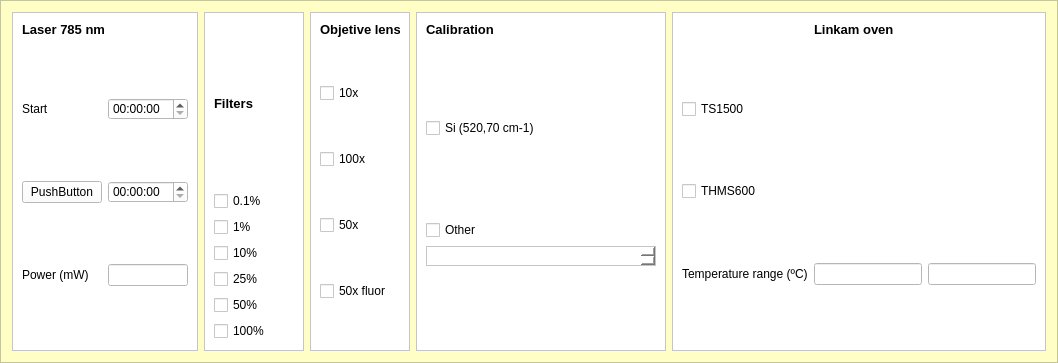
        <widget class="QFrame" name="frame_5">
         <property name="minimumSize">
          <size>
           <width>1000</width>
           <height>180</height>
          </size>
         </property>
         <property name="maximumSize">
          <size>
           <width>16777215</width>
           <height>16777215</height>
          </size>
         </property>
         <property name="styleSheet">
          <string notr="true">background-color: rgb(255, 255, 197);</string>
         </property>
         <property name="frameShape">
          <enum>QFrame::StyledPanel</enum>
         </property>
         <property name="frameShadow">
          <enum>QFrame::Raised</enum>
         </property>
         <layout class="QHBoxLayout" name="horizontalLayout_3">
          <item>
           <widget class="QFrame" name="frame_16">
            <property name="maximumSize">
             <size>
              <width>200</width>
              <height>16777215</height>
             </size>
            </property>
            <property name="styleSheet">
             <string notr="true">background-color: rgb(255, 255, 255);</string>
            </property>
            <property name="frameShape">
             <enum>QFrame::StyledPanel</enum>
            </property>
            <property name="frameShadow">
             <enum>QFrame::Raised</enum>
            </property>
            <layout class="QGridLayout" name="gridLayout_6">
             <item row="3" column="0">
              <spacer name="verticalSpacer_19">
               <property name="orientation">
                <enum>Qt::Vertical</enum>
               </property>
               <property name="sizeHint" stdset="0">
                <size>
                 <width>20</width>
                 <height>40</height>
                </size>
               </property>
              </spacer>
             </item>
             <item row="6" column="0">
              <spacer name="verticalSpacer_15">
               <property name="orientation">
                <enum>Qt::Vertical</enum>
               </property>
               <property name="sizeHint" stdset="0">
                <size>
                 <width>20</width>
                 <height>40</height>
                </size>
               </property>
              </spacer>
             </item>
             <item row="4" column="1">
              <widget class="QTimeEdit" name="laser_stop_timeEdit"/>
             </item>
             <item row="0" column="0" colspan="2">
              <widget class="QLabel" name="label_6">
               <property name="enabled">
                <bool>true</bool>
               </property>
               <property name="maximumSize">
                <size>
                 <width>16777215</width>
                 <height>15</height>
                </size>
               </property>
               <property name="font">
                <font>
                 <pointsize>10</pointsize>
                 <weight>75</weight>
                 <bold>true</bold>
                </font>
               </property>
               <property name="text">
                <string>Laser 785 nm</string>
               </property>
              </widget>
             </item>
             <item row="7" column="0">
              <widget class="QLabel" name="label_9">
               <property name="minimumSize">
                <size>
                 <width>0</width>
                 <height>20</height>
                </size>
               </property>
               <property name="maximumSize">
                <size>
                 <width>16777215</width>
                 <height>20</height>
                </size>
               </property>
               <property name="text">
                <string>Power (mW)</string>
               </property>
              </widget>
             </item>
             <item row="2" column="0">
              <widget class="QLabel" name="label_10">
               <property name="text">
                <string>Start</string>
               </property>
              </widget>
             </item>
             <item row="8" column="0">
              <spacer name="verticalSpacer_14">
               <property name="orientation">
                <enum>Qt::Vertical</enum>
               </property>
               <property name="sizeHint" stdset="0">
                <size>
                 <width>20</width>
                 <height>40</height>
                </size>
               </property>
              </spacer>
             </item>
             <item row="7" column="1">
              <widget class="QLineEdit" name="laser_power_lineEdit">
               <property name="maximumSize">
                <size>
                 <width>80</width>
                 <height>16777215</height>
                </size>
               </property>
              </widget>
             </item>
             <item row="2" column="1">
              <widget class="QTimeEdit" name="laser_start_timeEdit"/>
             </item>
             <item row="1" column="0">
              <spacer name="verticalSpacer_5">
               <property name="orientation">
                <enum>Qt::Vertical</enum>
               </property>
               <property name="sizeHint" stdset="0">
                <size>
                 <width>20</width>
                 <height>40</height>
                </size>
               </property>
              </spacer>
             </item>
             <item row="4" column="0">
              <widget class="QPushButton" name="pushButton_4">
               <property name="text">
                <string>PushButton</string>
               </property>
              </widget>
             </item>
            </layout>
           </widget>
          </item>
          <item>
           <widget class="QFrame" name="frame">
            <property name="minimumSize">
             <size>
              <width>100</width>
              <height>0</height>
             </size>
            </property>
            <property name="maximumSize">
             <size>
              <width>16777215</width>
              <height>16777215</height>
             </size>
            </property>
            <property name="styleSheet">
             <string notr="true">background-color: rgb(255, 255, 255);</string>
            </property>
            <property name="frameShape">
             <enum>QFrame::StyledPanel</enum>
            </property>
            <property name="frameShadow">
             <enum>QFrame::Raised</enum>
            </property>
            <layout class="QVBoxLayout" name="verticalLayout_3">
             <item>
              <widget class="QLabel" name="label_7">
               <property name="font">
                <font>
                 <pointsize>10</pointsize>
                 <weight>75</weight>
                 <bold>true</bold>
                </font>
               </property>
               <property name="text">
                <string>Filters</string>
               </property>
              </widget>
             </item>
             <item>
              <widget class="QCheckBox" name="filtro01_checkBox">
               <property name="text">
                <string>0.1%</string>
               </property>
              </widget>
             </item>
             <item>
              <widget class="QCheckBox" name="filtro1_checkBox">
               <property name="text">
                <string>1%</string>
               </property>
              </widget>
             </item>
             <item>
              <widget class="QCheckBox" name="filtro10_checkBox">
               <property name="text">
                <string>10%</string>
               </property>
              </widget>
             </item>
             <item>
              <widget class="QCheckBox" name="filtro25_checkBox">
               <property name="text">
                <string>25%</string>
               </property>
              </widget>
             </item>
             <item>
              <widget class="QCheckBox" name="filtro50_checkBox">
               <property name="text">
                <string>50%</string>
               </property>
              </widget>
             </item>
             <item>
              <widget class="QCheckBox" name="filtro100_checkBox">
               <property name="text">
                <string>100%</string>
               </property>
              </widget>
             </item>
            </layout>
           </widget>
          </item>
          <item>
           <widget class="QFrame" name="frame_17">
            <property name="maximumSize">
             <size>
              <width>100</width>
              <height>16777215</height>
             </size>
            </property>
            <property name="styleSheet">
             <string notr="true">background-color: rgb(255, 255, 255);</string>
            </property>
            <property name="frameShape">
             <enum>QFrame::StyledPanel</enum>
            </property>
            <property name="frameShadow">
             <enum>QFrame::Raised</enum>
            </property>
            <layout class="QGridLayout" name="gridLayout_7">
             <item row="1" column="0">
              <spacer name="verticalSpacer_9">
               <property name="orientation">
                <enum>Qt::Vertical</enum>
               </property>
               <property name="sizeHint" stdset="0">
                <size>
                 <width>20</width>
                 <height>40</height>
                </size>
               </property>
              </spacer>
             </item>
             <item row="6" column="0">
              <widget class="QCheckBox" name="objetiva50x_checkBox">
               <property name="text">
                <string>50x</string>
               </property>
              </widget>
             </item>
             <item row="8" column="0">
              <widget class="QCheckBox" name="objetiva50xfluor_checkBox">
               <property name="text">
                <string>50x fluor</string>
               </property>
              </widget>
             </item>
             <item row="0" column="0">
              <widget class="QLabel" name="label_8">
               <property name="font">
                <font>
                 <pointsize>10</pointsize>
                 <weight>75</weight>
                 <bold>true</bold>
                </font>
               </property>
               <property name="text">
                <string>Objetive lens</string>
               </property>
              </widget>
             </item>
             <item row="4" column="0">
              <widget class="QCheckBox" name="objetiva100x_checkBox">
               <property name="text">
                <string>100x</string>
               </property>
              </widget>
             </item>
             <item row="9" column="0">
              <spacer name="verticalSpacer_13">
               <property name="orientation">
                <enum>Qt::Vertical</enum>
               </property>
               <property name="sizeHint" stdset="0">
                <size>
                 <width>20</width>
                 <height>40</height>
                </size>
               </property>
              </spacer>
             </item>
             <item row="2" column="0">
              <widget class="QCheckBox" name="objetiva10x_checkBox">
               <property name="text">
                <string>10x</string>
               </property>
              </widget>
             </item>
             <item row="5" column="0">
              <spacer name="verticalSpacer_24">
               <property name="orientation">
                <enum>Qt::Vertical</enum>
               </property>
               <property name="sizeHint" stdset="0">
                <size>
                 <width>20</width>
                 <height>40</height>
                </size>
               </property>
              </spacer>
             </item>
             <item row="3" column="0">
              <spacer name="verticalSpacer_23">
               <property name="orientation">
                <enum>Qt::Vertical</enum>
               </property>
               <property name="sizeHint" stdset="0">
                <size>
                 <width>20</width>
                 <height>40</height>
                </size>
               </property>
              </spacer>
             </item>
             <item row="7" column="0">
              <spacer name="verticalSpacer_25">
               <property name="orientation">
                <enum>Qt::Vertical</enum>
               </property>
               <property name="sizeHint" stdset="0">
                <size>
                 <width>20</width>
                 <height>40</height>
                </size>
               </property>
              </spacer>
             </item>
            </layout>
           </widget>
          </item>
          <item>
           <widget class="QFrame" name="frame_9">
            <property name="maximumSize">
             <size>
              <width>250</width>
              <height>16777215</height>
             </size>
            </property>
            <property name="styleSheet">
             <string notr="true">background-color: rgb(255, 255, 255);</string>
            </property>
            <property name="frameShape">
             <enum>QFrame::StyledPanel</enum>
            </property>
            <property name="frameShadow">
             <enum>QFrame::Raised</enum>
            </property>
            <layout class="QVBoxLayout" name="verticalLayout_2">
             <item>
              <widget class="QLabel" name="label_14">
               <property name="font">
                <font>
                 <pointsize>10</pointsize>
                 <weight>75</weight>
                 <bold>true</bold>
                </font>
               </property>
               <property name="text">
                <string>Calibration</string>
               </property>
              </widget>
             </item>
             <item>
              <spacer name="verticalSpacer_7">
               <property name="orientation">
                <enum>Qt::Vertical</enum>
               </property>
               <property name="sizeHint" stdset="0">
                <size>
                 <width>20</width>
                 <height>40</height>
                </size>
               </property>
              </spacer>
             </item>
             <item>
              <widget class="QCheckBox" name="cal_si_checkBox">
               <property name="text">
                <string>Si (520,70 cm-1)</string>
               </property>
              </widget>
             </item>
             <item>
              <spacer name="verticalSpacer_26">
               <property name="orientation">
                <enum>Qt::Vertical</enum>
               </property>
               <property name="sizeHint" stdset="0">
                <size>
                 <width>20</width>
                 <height>40</height>
                </size>
               </property>
              </spacer>
             </item>
             <item>
              <widget class="QCheckBox" name="cal_outro_checkBox">
               <property name="text">
                <string>Other</string>
               </property>
              </widget>
             </item>
             <item>
              <widget class="QTextEdit" name="cal_outro_textEdit">
               <property name="minimumSize">
                <size>
                 <width>0</width>
                 <height>0</height>
                </size>
               </property>
               <property name="maximumSize">
                <size>
                 <width>16777215</width>
                 <height>20</height>
                </size>
               </property>
              </widget>
             </item>
             <item>
              <spacer name="verticalSpacer_11">
               <property name="orientation">
                <enum>Qt::Vertical</enum>
               </property>
               <property name="sizeHint" stdset="0">
                <size>
                 <width>20</width>
                 <height>40</height>
                </size>
               </property>
              </spacer>
             </item>
            </layout>
           </widget>
          </item>
          <item>
           <widget class="QFrame" name="frame_21">
            <property name="maximumSize">
             <size>
              <width>400</width>
              <height>16777215</height>
             </size>
            </property>
            <property name="styleSheet">
             <string notr="true">background-color: rgb(255, 255, 255);</string>
            </property>
            <property name="frameShape">
             <enum>QFrame::StyledPanel</enum>
            </property>
            <property name="frameShadow">
             <enum>QFrame::Raised</enum>
            </property>
            <layout class="QGridLayout" name="gridLayout_9">
             <item row="6" column="0">
              <widget class="QLabel" name="label_23">
               <property name="maximumSize">
                <size>
                 <width>200</width>
                 <height>16777215</height>
                </size>
               </property>
               <property name="text">
                <string>Temperature range (ºC)</string>
               </property>
              </widget>
             </item>
             <item row="6" column="1">
              <widget class="QLineEdit" name="linkam_startT_lineEdit">
               <property name="minimumSize">
                <size>
                 <width>100</width>
                 <height>0</height>
                </size>
               </property>
               <property name="maximumSize">
                <size>
                 <width>150</width>
                 <height>16777215</height>
                </size>
               </property>
              </widget>
             </item>
             <item row="4" column="0">
              <widget class="QCheckBox" name="thms600_checkBox">
               <property name="text">
                <string>THMS600</string>
               </property>
              </widget>
             </item>
             <item row="2" column="0">
              <widget class="QCheckBox" name="ts1500_checkBox">
               <property name="text">
                <string>TS1500</string>
               </property>
              </widget>
             </item>
             <item row="6" column="2">
              <widget class="QLineEdit" name="linkam_stopT_lineEdit">
               <property name="minimumSize">
                <size>
                 <width>100</width>
                 <height>0</height>
                </size>
               </property>
               <property name="maximumSize">
                <size>
                 <width>150</width>
                 <height>100</height>
                </size>
               </property>
              </widget>
             </item>
             <item row="1" column="0">
              <spacer name="verticalSpacer_6">
               <property name="orientation">
                <enum>Qt::Vertical</enum>
               </property>
               <property name="sizeHint" stdset="0">
                <size>
                 <width>20</width>
                 <height>40</height>
                </size>
               </property>
              </spacer>
             </item>
             <item row="0" column="1">
              <widget class="QLabel" name="label_15">
               <property name="font">
                <font>
                 <pointsize>10</pointsize>
                 <weight>75</weight>
                 <bold>true</bold>
                </font>
               </property>
               <property name="text">
                <string>Linkam oven</string>
               </property>
              </widget>
             </item>
             <item row="3" column="0">
              <spacer name="verticalSpacer_27">
               <property name="orientation">
                <enum>Qt::Vertical</enum>
               </property>
               <property name="sizeHint" stdset="0">
                <size>
                 <width>20</width>
                 <height>40</height>
                </size>
               </property>
              </spacer>
             </item>
             <item row="5" column="0">
              <spacer name="verticalSpacer_28">
               <property name="orientation">
                <enum>Qt::Vertical</enum>
               </property>
               <property name="sizeHint" stdset="0">
                <size>
                 <width>20</width>
                 <height>40</height>
                </size>
               </property>
              </spacer>
             </item>
             <item row="7" column="0">
              <spacer name="verticalSpacer_12">
               <property name="orientation">
                <enum>Qt::Vertical</enum>
               </property>
               <property name="sizeHint" stdset="0">
                <size>
                 <width>20</width>
                 <height>40</height>
                </size>
               </property>
              </spacer>
             </item>
            </layout>
           </widget>
          </item>
         </layout>
        </widget>
